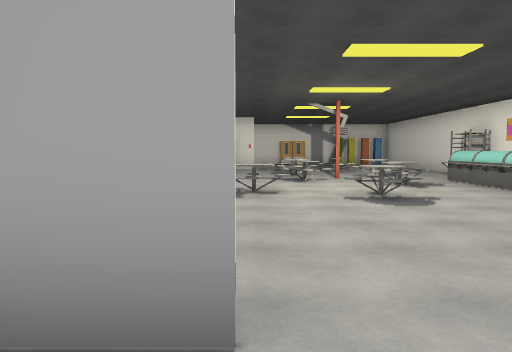
View 1 (above)

12 first-person views from a walk through a scene from a Unity 3-D project. The camera is 1.5 m above the floor, tilts 4° down and sees 70° across. The floor is counted in squares, 2 m on a side. Each view is taken from the middle of a square. On the plan, view 1 faces up. The plan holds only what a view shows up to about 11 squares ahead; the rest is blank. The player character is not drawn. Some surface patterns are stand-ins.

View 2
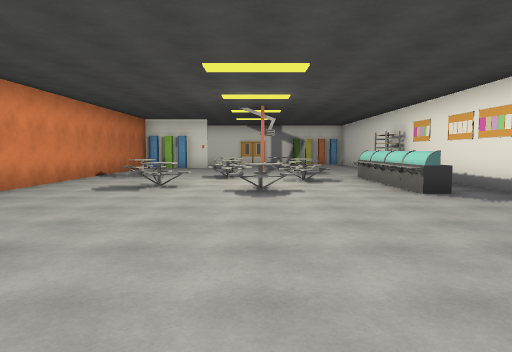

View 3
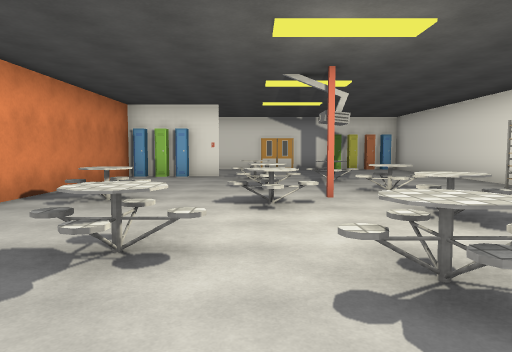

View 4
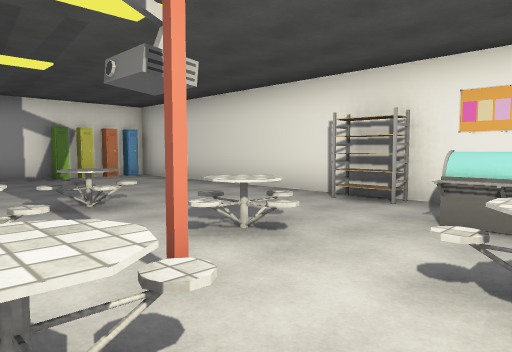

View 5
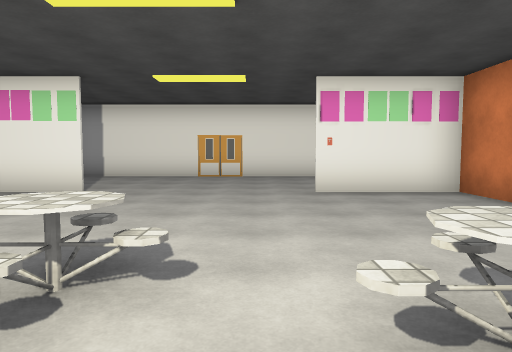

View 6
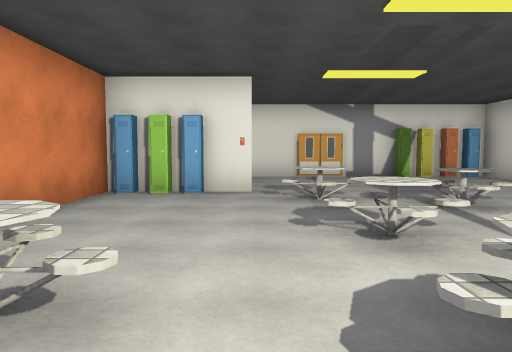

View 7
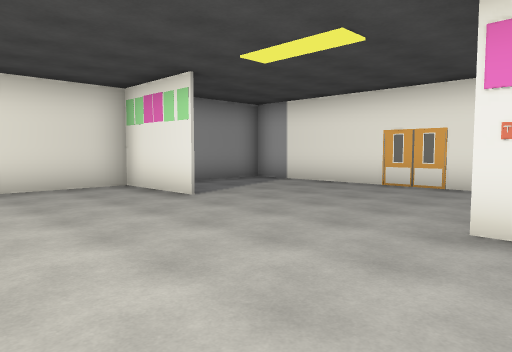

View 8
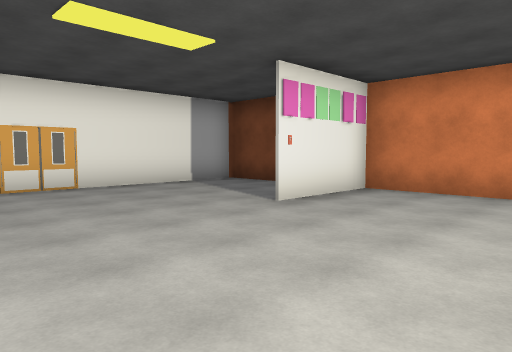

View 9
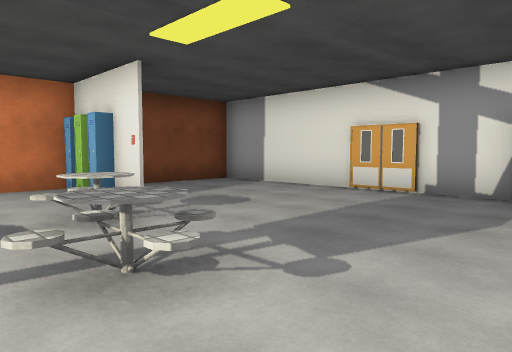

View 10
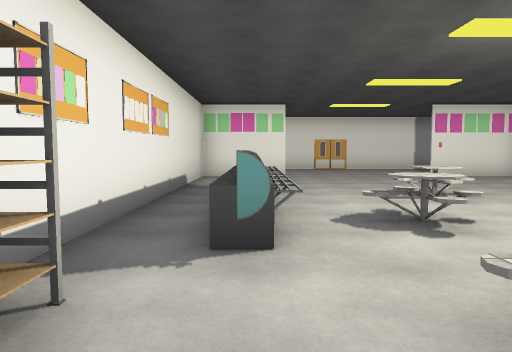

View 11
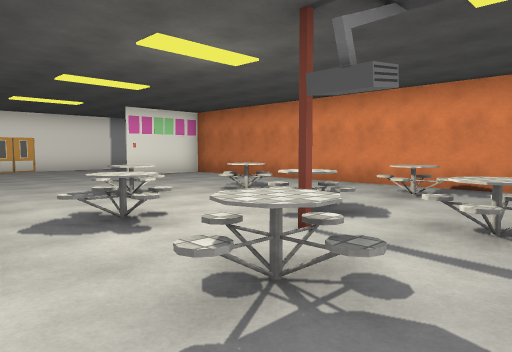

View 12
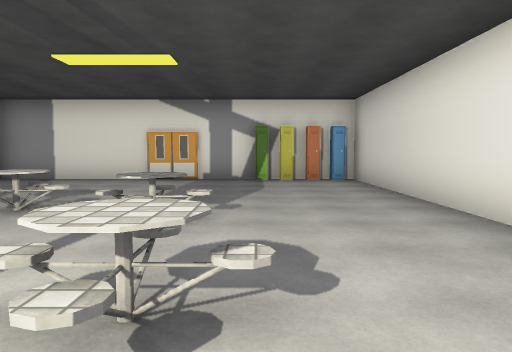

### Floor plan
Points are (right, up) in squares from view 1. A wall is a line through its corners. A room is listed if a view was taken in it or the views show most of it. See-through windows are left out.
Room 1 (views 1, 2, 3, 4, 5, 6, 7, 8, 9, 10, 11, 12)
walls: (4.1, 1.4) (6.6, 1.4) (6.6, 18.6) (-2.7, 18.6) (-2.7, 16); (0, 1.3) (-1, 1.3); (-0.4, 14.6) (-2.7, 14.6) (-2.7, 1.4) (0, 1.4); (-2.7, -1) (-2.7, -2.9); (-2.6, -2.6) (6.6, -2.6) (6.6, -0.4)
objects: table (-2, 9) to (-1, 10); locker (-2, 14); locker (-1, 14); table (0, 6) to (0, 7); other object (0, 15); table (1, 9) to (2, 9); table (1, 11) to (2, 12); table (1, 13) to (1, 14); table (2, 6); table (3, 8) to (4, 8); table (3, 10) to (4, 11); table (3, 13); locker (4, 18); other object (5, 6); other object (5, 7); other object (5, 8) to (5, 9); locker (5, 18); rack (6, 11); locker (6, 18)

Positions as (right, up) in squares from view 1, and headings:
1: (0, 0), facing up
2: (2, -1), facing up
3: (1, 4), facing up
4: (1, 8), facing up-right
5: (1, 8), facing down
6: (0, 8), facing up
7: (-1, 5), facing down-right
8: (4, 5), facing down-left
9: (5, 12), facing up-left
10: (5, 12), facing down
11: (5, 12), facing down-left
12: (4, 9), facing up
